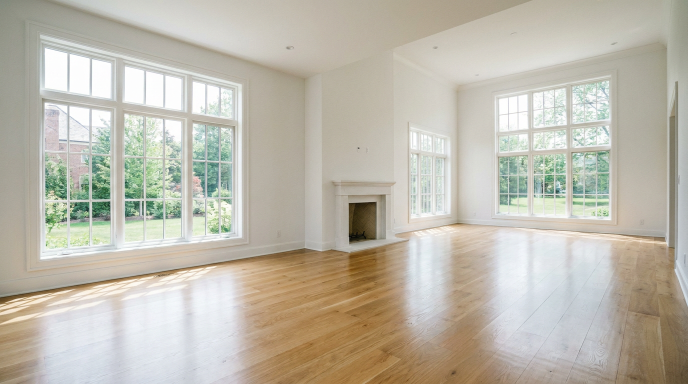
#> input picture skills/bot-020-fix-photo/evals/fixtures/empty.png, 1376 x 768 px (shown at 1/2 size)
$ python composite.py out.png ../../bot-020-fix-photo/evals/fixtures/empty.png out.png
#> lines starting #> are read from the running program, lines starting #| are printed output that depends on the picture; after the words box and inside, x2 and y2 are one past the last pixel; in counts of white or black regions, pixels touching at a corner belong together; pictures that were not available may be replaced by others from this repository, and a replacement may not be noted
#!/usr/bin/env python3
"""Pixel-exact lifestyle composite (kit-product-lifestyle step 11).

Pastes the untouched product cutout onto the empty setting, with a contact
shadow made from the cutout's blurred alpha, offset away from the light.

usage: composite.py CUTOUT SETTING OUT [--scale 0] [--x 0.5] [--y 0.8]
                    [--light left|right|top] [--shadow 0.45]
  --scale  product height as a share of the setting height; 0 keeps the
           cutout's own pixels (no resampling unless it cannot fit)
  --x      product centre as a share of the setting width
  --y      where the product stands (its base) as a share of the setting height
  --light  side the key light comes from (the brief's direction)
  --shadow shadow opacity, 0 to 1
Prints the measured w, h, format, product box and resampled as JSON.
"""
import argparse
import json
import sys

from PIL import Image, ImageFilter, ImageOps


def main():
    ap = argparse.ArgumentParser()
    ap.add_argument('cutout')
    ap.add_argument('setting')
    ap.add_argument('out')
    ap.add_argument('--scale', type=float, default=0.0)
    ap.add_argument('--x', type=float, default=0.5)
    ap.add_argument('--y', type=float, default=0.8)
    ap.add_argument('--light', choices=['left', 'right', 'top'], default='left')
    ap.add_argument('--shadow', type=float, default=0.45)
    a = ap.parse_args()

    bg = ImageOps.exif_transpose(Image.open(a.setting)).convert('RGBA')
    fg = ImageOps.exif_transpose(Image.open(a.cutout)).convert('RGBA')
    box = fg.split()[-1].getbbox()
#> box = (0, 0, 1376, 768)
    if box is None:
        sys.exit('cutout has no opaque pixels')
    fg = fg.crop(box)

    w, h = fg.size
#> w = 1376; h = 768
    if a.scale > 0:
        h = max(1, round(bg.height * a.scale))
        w = max(1, round(fg.width * h / fg.height))
    if w > bg.width * 0.9 or h > bg.height:
        k = min(bg.width * 0.9 / w, bg.height / h)
#> k = 0.9
        w, h = max(1, round(w * k)), max(1, round(h * k))
#> w = 1238; h = 691
    resampled = (w, h) != fg.size
#> resampled = True
    if resampled:
        fg = fg.resize((w, h), Image.LANCZOS)

    left = min(max(0, round(bg.width * a.x - w / 2)), bg.width - w)
#> left = 69
    top = min(max(0, round(bg.height * a.y - h)), bg.height - h)
#> top = 0

    alpha = fg.split()[-1]
#> alpha: PIL image 1238x691 L; every value is 255
    sh_h = max(2, h // 10)
#> sh_h = 69
    pad = max(4, w // 8)
#> pad = 154
    mask = Image.new('L', (w + 2 * pad, sh_h + 2 * pad), 0)
#> mask: PIL image 1546x377 L; every value is 0
    mask.paste(alpha.resize((w, sh_h), Image.LANCZOS), (pad, pad))
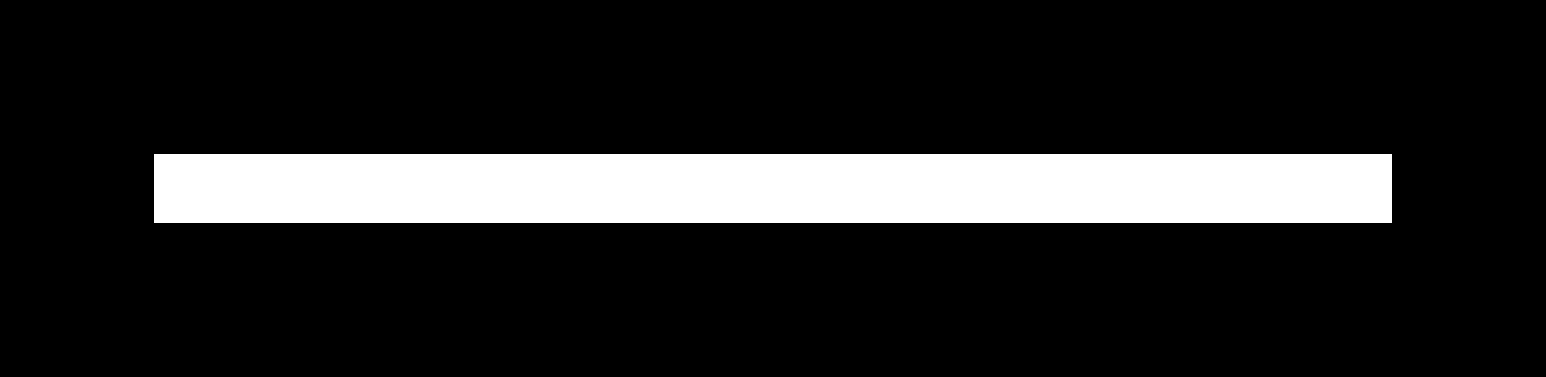
#> mask: PIL image 1546x377 L; 14.7% white; 1 white region, box (x1, y1, x2, y2) and area: (154, 154, 1392, 223) 85422
    mask = mask.filter(ImageFilter.GaussianBlur(pad / 2))
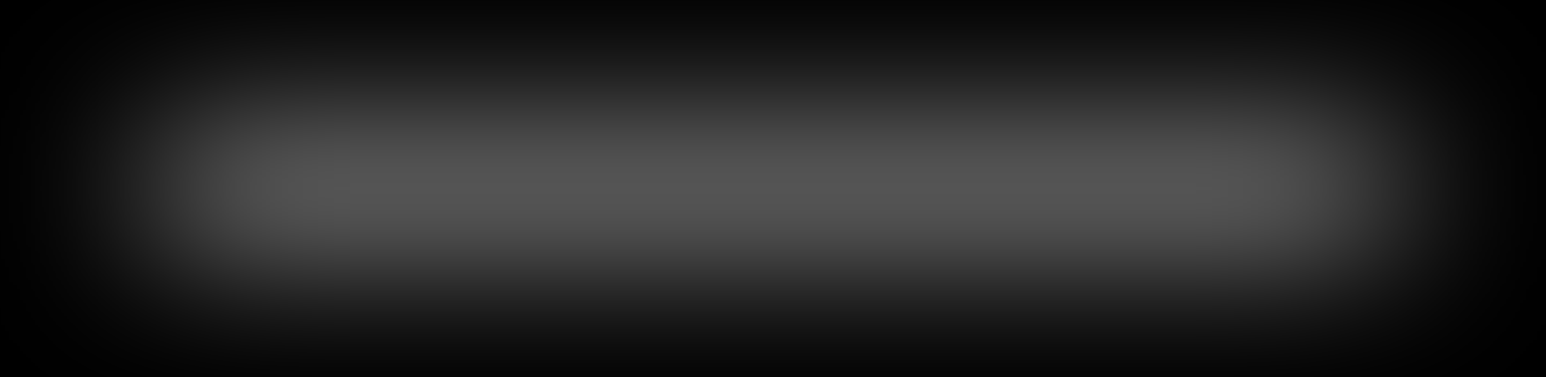
#> mask: PIL image 1546x377 L; min 0, max 84, mean 36.9
    op = max(0.0, min(1.0, a.shadow))
    mask = mask.point(lambda v: int(v * op))
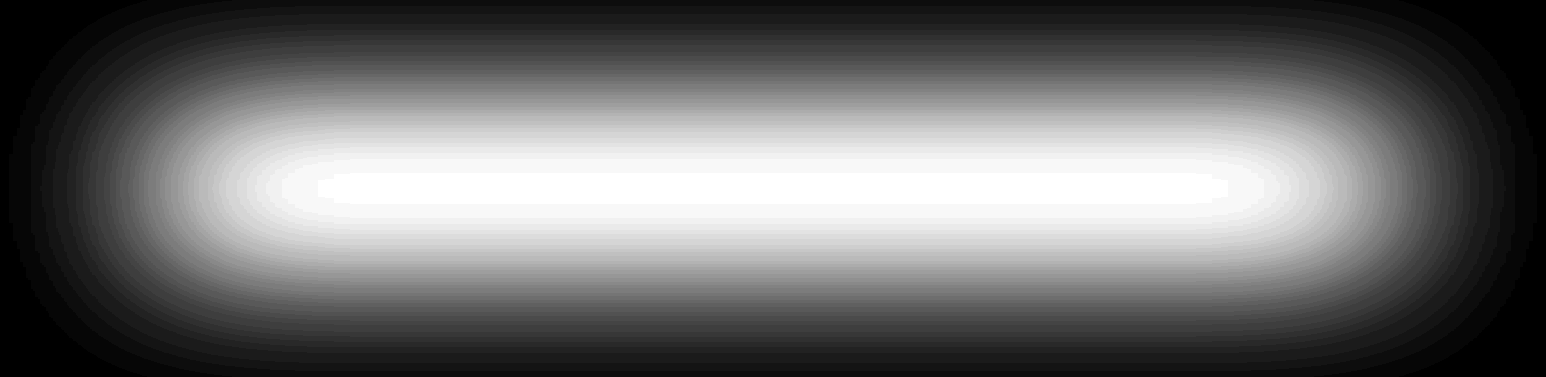
#> mask: PIL image 1546x377 L; min 0, max 37, mean 16.1; drawn with min black and max white
    shadow = Image.new('RGBA', mask.size, (0, 0, 0, 255))
    shadow.putalpha(mask)
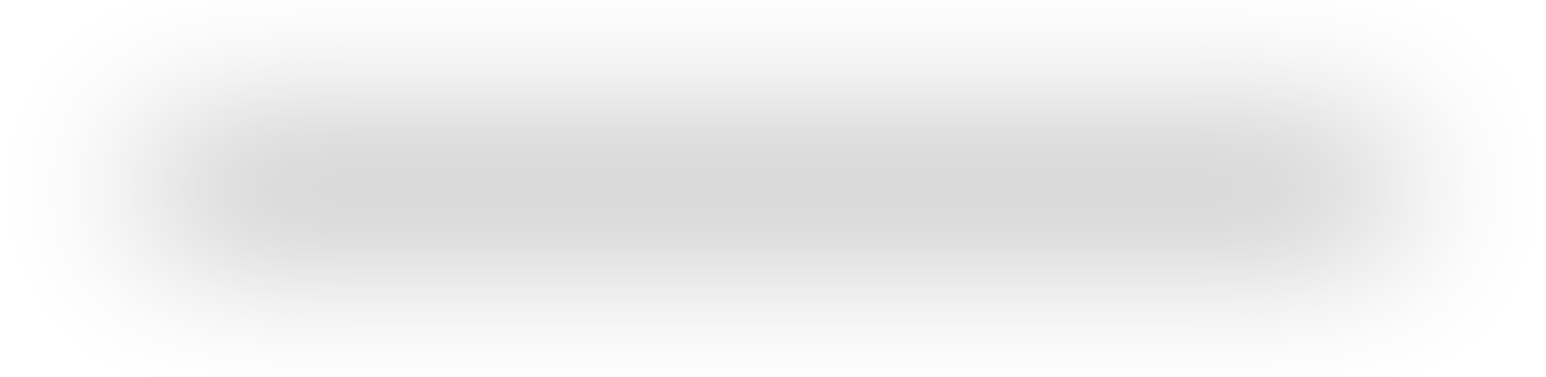
#> shadow: PIL image 1546x377 RGBA; mean R, G, B, A 0, 0, 0, 16.1; transparent parts drawn white
    dx = {'left': 1, 'right': -1, 'top': 0}[a.light] * round(w * 0.06)
#> dx = 74

    layer = Image.new('RGBA', bg.size, (0, 0, 0, 0))
#> layer: PIL image 1376x768 RGBA; every value is 0
    layer.paste(shadow, (left - pad + dx, top + h - sh_h // 2 - pad))
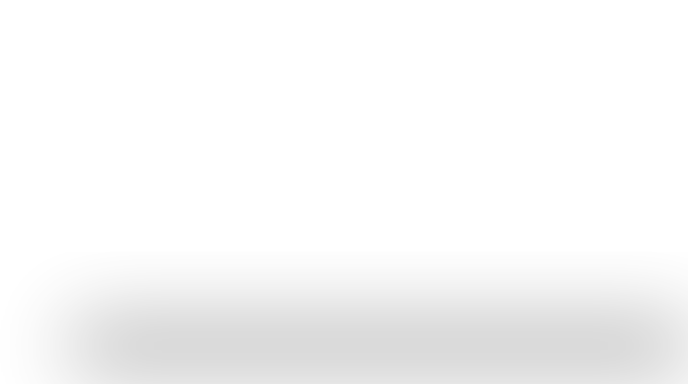
#> layer: PIL image 1376x768 RGBA (shown at 1/2 size); mean R, G, B, A 0, 0, 0, 7.2; transparent parts drawn white
    out = Image.alpha_composite(bg, layer)
    prod = Image.new('RGBA', bg.size, (0, 0, 0, 0))
    prod.paste(fg, (left, top))
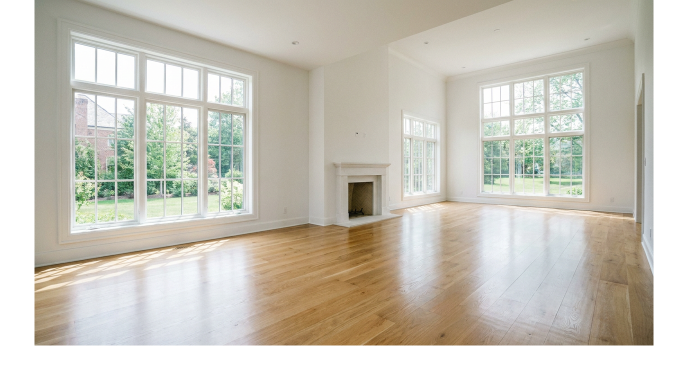
#> prod: PIL image 1376x768 RGBA (shown at 1/2 size); mean R, G, B, A 154.1, 150.3, 139.8, 206.4; transparent parts drawn white
    out = Image.alpha_composite(out, prod).convert('RGB')
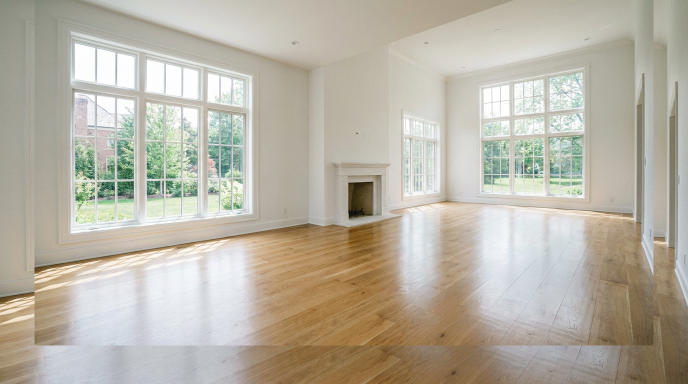
#> out: PIL image 1376x768 RGB (shown at 1/2 size); mean R, G, B 184.7, 179.1, 165.8
    out.save(a.out, 'PNG')
    print(json.dumps({'w': out.width, 'h': out.height, 'format': 'png',
                      'product_box': [left, top, w, h], 'resampled': resampled}))
#| {"w": 1376, "h": 768, "format": "png", "product_box": [69, 0, 1238, 691], "resampled": true}


if __name__ == '__main__':
    main()
